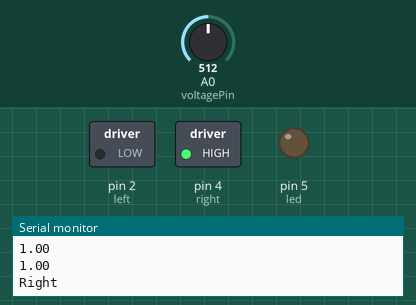
This sketch was run on a simulated Arduino Uno, built with avr-gcc and run on an emulated ATmega328P. On the bench: switched loads named in the sketch (green lamp = pin HIGH), output pins drawn as LEDs (lit = HIGH), the last lines printed to the serial monitor. The test bench sets the inputs (shaded band); at power-on: A0 (voltagePin) = 512.

Above: at 1.3 s.
1.4 s: A0 (voltagePin) set to 339
10.6 s: A0 (voltagePin) set to 311
At 14.6 s:
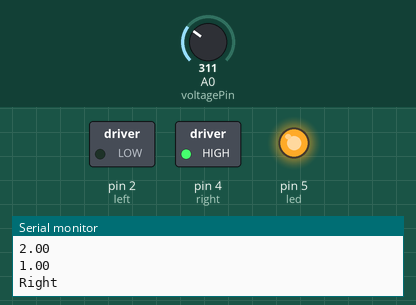
18.7 s: A0 (voltagePin) set to 716
At 25.4 s:
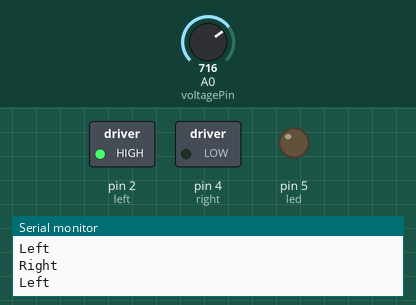
25.7 s: A0 (voltagePin) set to 306
At 32.9 s:
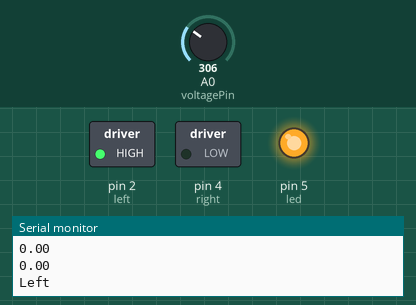
33.7 s: A0 (voltagePin) set to 511
At 36.4 s:
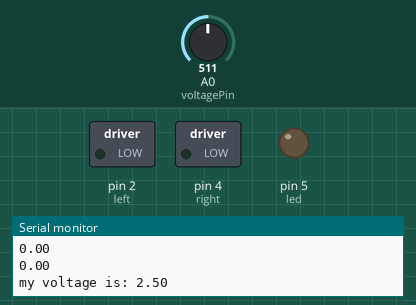
38.7 s: A0 (voltagePin) set to 122
At 40.0 s:
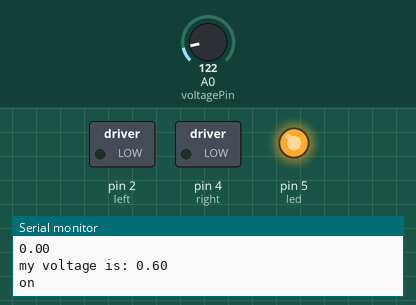
Timing chart, 0 to 41.7 s (numbered marks = the images above; inputs shaded):
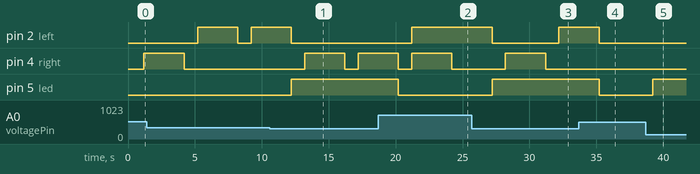

Measured:
- the behaviour switches between 328 and 327 on A0 (voltagePin) (found by bisection; images 0 and 1)
- after the input at 10.6 s, pin 5 (led): LOW → HIGH after 1.6 s
- after the input at 18.7 s, pin 5 (led): HIGH → LOW after 1.5 s
- after the input at 25.7 s, pin 5 (led): LOW → HIGH after 1.5 s
- after the input at 33.7 s, pin 5 (led): HIGH → LOW after 1.5 s
- after the input at 38.7 s, pin 5 (led): LOW → HIGH after 0.52 s

The sketch:

NaviGlasses-FinalDemo.ino
```cpp
#include <math.h>
// Made by Mois Bourla, Akhil Burle, and Nikhil Nakka
String str = "";
String current_location_str = "";
double current_location[2]; // present location as per phone's GPS
double coordinates[75]; // coordinates that arrive over bluetooth
int is_available = 1;
int last_node = 0;
double pv[2]; // Past vector (heading)
double fv[2]; // What your future heading will be
int latitude_index = 0;
int longitude_index = 1;
int location_counter = 0;
// Pinouts
const int voltagePin = A0;
const int led = 5;
const int right = 4;
const int left = 2;
class endpoint
{
  public:
    double lat;
    double lon;
};
endpoint ep[27];

void setup() {
  /*
   *  Define IO for hardware
   *
   */
  pinMode(right, OUTPUT);
  pinMode(left, OUTPUT);
  pinMode(led, OUTPUT);
/*
 * Establish Serial communication with phone over bluetooth and parse input
 */
  Serial.begin(9600);
  const String endChar = ")";
  char inChar; // current char being read


  str += "(1 1 1 2 2 2 2 1 3 2 3 3 3 2)";
  Serial.println(str + " end of input string");
  int spaces[100] = {0};
  int k = 0;
  for (int i = 0; i < str.length(); i++)
  {
    if (str[i] == '(' || str[i] == ')' || str[i] == ' ')
    {
      spaces[k] = i;
      k++;
    }
  }
  int l = 1;
  while (spaces[l] != 0)
  {
    coordinates[l - 1] = str.substring(spaces[l - 1] + 1, spaces[l]).toDouble(); // cutting string up and conveting to doubles and storing into an array
    l++;
  }

  for (int i = 0; i < 10; i++)
  {
    Serial.println(coordinates[i], 5);
  }
  Serial.println("end of input string");


  int z = 0;

  while (coordinates[longitude_index] != 0)
  {
    ep[z].lat = coordinates[latitude_index];
    ep[z].lon = coordinates[longitude_index];
    latitude_index = latitude_index + 2;
    longitude_index = longitude_index + 2;
    z++;
  }
  for (int i = 1; i <= 3; i++)
  {
    Serial.println(ep[i].lat, 5);
    Serial.println(ep[i].lon, 5);
  }
  Serial.println("node data");


  pv[0] = ep[1].lat - ep[0].lat;// past vector
  pv[1] = ep[1].lon - ep[0].lon;// future vector


}

void loop()
{
/*
 * Determine if it is dark out and set the safety LED on.
 * Print statements only for demo
 */
  int sensorValue = analogRead(voltagePin);
  float voltage= sensorValue * (5.0 / 1023.0);
  Serial.print("my voltage is: ");
  Serial.println(voltage);
  if(voltage<1.6)
  {
    digitalWrite(led,HIGH);

    Serial.println("on");
  }
  else
  {
    digitalWrite(led,LOW);
  }
/*
 * Determine current location from bluetooth sensor
 */
  int delimiter;
  for (int i = 0; i < current_location_str.length(); i++)
  {
    if (str[i] == ' ' || str[i] == ',')
    {
      delimiter = i;
    }
  }

/*
 * add current location to an array
 */
  current_location[0] = coordinates[location_counter];//current_location_str.substring(0, delimiter).toDouble();
  current_location[1] = coordinates[location_counter + 1]; //current_location_str.substring((delimiter + 1), current_location_str.length() - 1).toDouble();
  location_counter += 2;
// Wait 1 second before updating
  delay(1000);
  Serial.println(current_location_str + "<-- This is the location string ");
  Serial.println(current_location[0]);
  Serial.println(current_location[1]);


// Set the future vectors by looking at the difference between google maps endpoint

  fv[0] = ep[last_node + 1].lat - ep[last_node].lat;
  fv[1] = ep[last_node + 1].lon - ep[last_node].lon;


/*
 *  This code only runs for the final leg of the trip.
 *  Determine if the user is within ~2m of the  final endpoint
 *  If the user is at an endpoint direct them towards the next endpoint using the correct output.
 */

  /*input final destination latitude and longitude*/
  if (sqrt(sq(current_location[0] - ep[last_node].lat) + sq(current_location[1] - ep[last_node].lon)) <= pow(10, -4)) // distance between current loc and waypoint
  {
    if (last_node == 0) // first time
    {
      if ((abs(ep[last_node + 1].lon - ep[last_node].lon)) > (abs(ep[last_node + 1].lat - ep[last_node].lat)))
      {
        if (ep[last_node + 1].lon > ep[last_node].lon)
        {
          digitalWrite(right, HIGH);
          Serial.println("Right");
          delay(3000);
          digitalWrite(right, LOW);
        }
        if (ep[last_node + 1].lon < ep[last_node].lon)
        {
          digitalWrite(left, HIGH);
          Serial.println("Left");
          delay(3000);
          digitalWrite(left, LOW);
        }
      }
      /*
       * If the user has overshoot their endpoint, tell them to go back.
       */
      if ((abs(ep[last_node + 1].lon - ep[last_node].lon)) < (abs(ep[last_node + 1].lat - ep[last_node].lat)))
      {

        if (ep[last_node + 1].lat < ep[last_node].lat)
        {
          digitalWrite(right, HIGH);
          digitalWrite(left, HIGH);
          Serial.println("Right");
          Serial.println("Left");
          delay(3000);
          digitalWrite(right, LOW);
          digitalWrite(left, LOW);
        }
      }
    }
    /*
     * If the trip is still in progress, we compute the angle between our present vector and our future vector.
     * If we need to turn left, the left motor is signalled. If we need to turn right, we signal the right motor.
     * We turn on both motors if we need to turn around, and this triggers hardware logic.
     */
    else
    {


      if (atan2(fv[0], fv[1]) > atan2(pv[0], pv[1]))
      {
        if (atan2(fv[0], fv[1]) - atan2(pv[0], pv[1]) == PI)
        {
          digitalWrite(left, HIGH);
          digitalWrite(right, HIGH);
          Serial.println("Left");
          Serial.println("Right");
          delay(3000);
          digitalWrite(left, LOW);
          digitalWrite(right, LOW);
        }
        digitalWrite(left, HIGH);
        Serial.println("Left");
        delay(3000);
        digitalWrite(left, LOW);
      }
      else if (atan2(fv[0], fv[1]) < atan2(pv[0], pv[1]))
      {
        digitalWrite(right, HIGH);
        Serial.println("Right");
        delay(3000);
        digitalWrite(right, LOW);
      }


    }

  }
  /*
   * This step prepares for the next leg of the journey.
   * We set our future vector to our past vector
   * and
   */
  pv[0] = fv[0];
  pv[1] = fv[1];
  last_node++;
  current_location_str = "";
}
```
